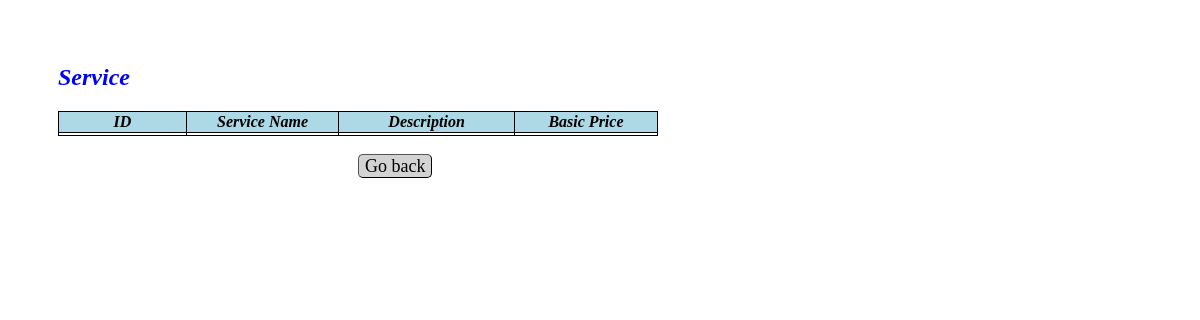
The page /viewservice/24 (signed in) on the database as committed earlier.
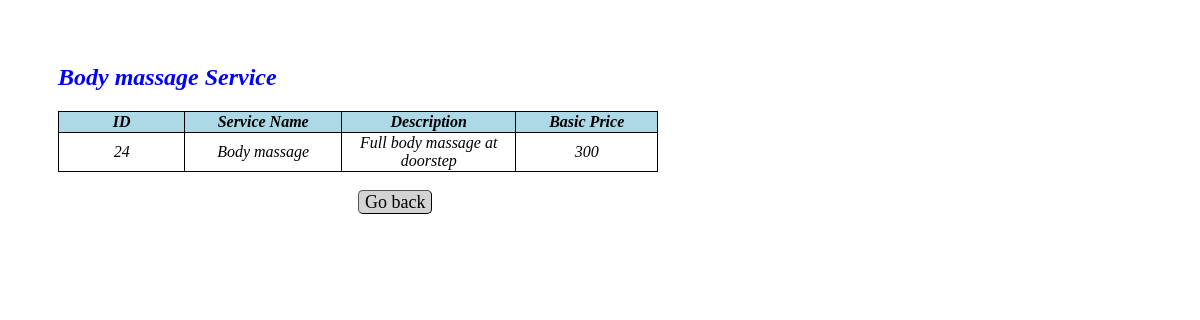
The same page on the database as committed later.
### app.py (models this page shows)
class Service_Info(db.Model):
    __tablename__="service_info"
    id=db.Column(db.Integer,primary_key=True)
    servicename=db.Column(db.String,nullable=False)
    description=db.Column(db.String,nullable=False)
    baseprice=db.Column(db.Integer,nullable=False)
    time_required=db.Column(db.String,nullable=False)
    service_type=db.Column(db.String,nullable=False)

### app.py (the view)
@app.route("/viewservice/<int:id>", methods=["GET"])
def view_service(id):
    service = Service_Info.query.filter_by(id=id).first()
    return render_template("view_service.html",service=service)

### templates/view_service.html (shortened to what this page needs)
<!DOCTYPE html>
<html lang="en">
<head>
</head>
<body>
    <br><br>
    <h2>{{service["servicename"]}} Service</h2>
    <table id="service-table">
        <thead>
            <tr>
                <th>ID</th>
                <th>Service Name</th>
                <th>Description</th>
                <th>Basic Price</th>
            </tr>
        <tbody>
            <tr>
                <td>{{service["id"]}}</td>
                <td>{{service["servicename"]}}</td>
                <td>{{service["description"]}}</td>
                <td>{{service["baseprice"]}}</td>
            </tr>
        </tbody>
        </thead>
    </table>
    <a class="button" href="/admindashboard">Go back</a>
</body>
</html>

Rows that differ between the two databases and show on the page:
added Service_Info: servicename "Body massage", id "24", description "Full body massage at doorstep", baseprice "300"
